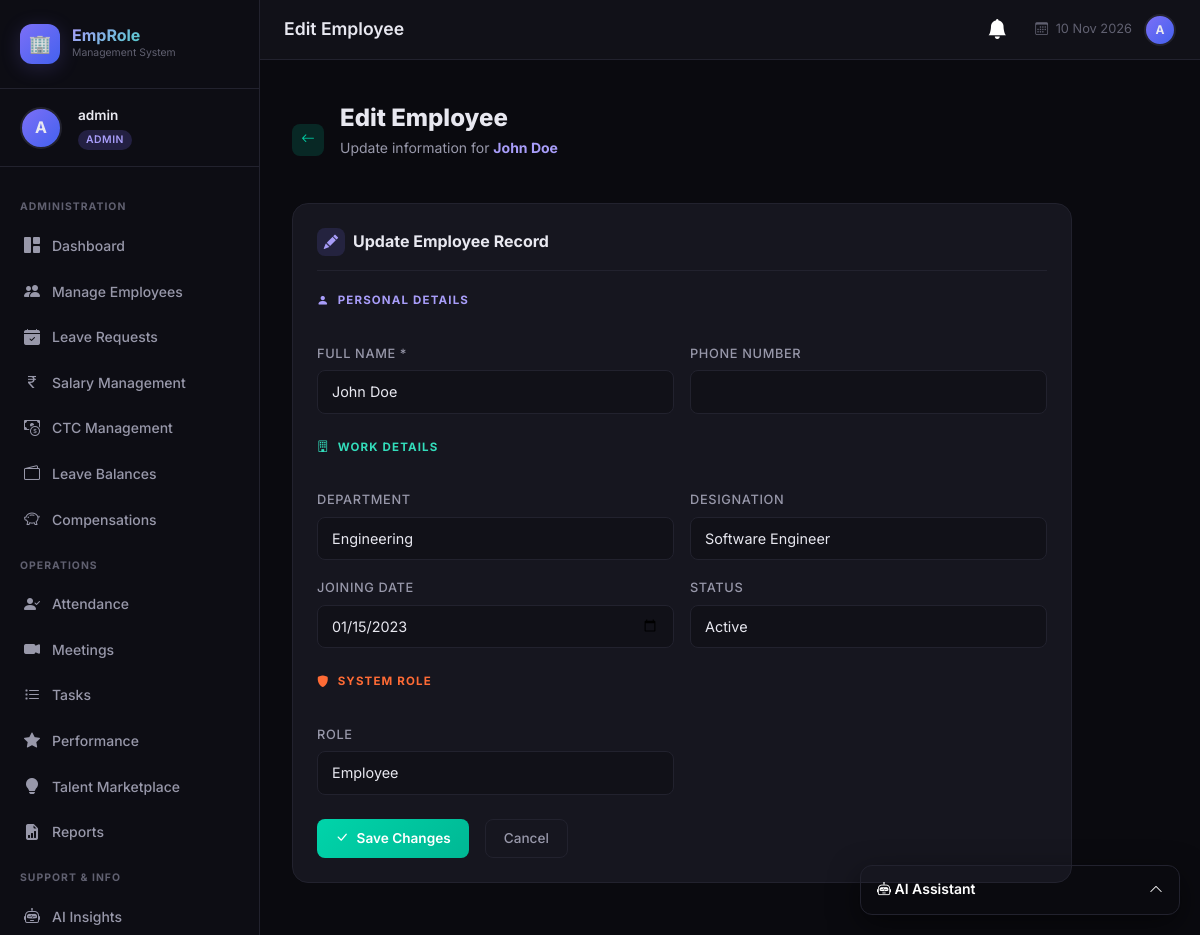
The app's page /admin/employees/edit/3 (signed in) with its own data.
### tables this page shows
CREATE TABLE employees (
            id INTEGER PRIMARY KEY AUTOINCREMENT,
            user_id INTEGER UNIQUE,
            name TEXT NOT NULL,
            email TEXT NOT NULL,
            phone TEXT,
            department TEXT,
            designation TEXT,
            joining_date DATE,
            status TEXT DEFAULT 'active',
            FOREIGN KEY (user_id) REFERENCES users(id)
        );

CREATE TABLE users (
            id INTEGER PRIMARY KEY AUTOINCREMENT,
            username TEXT UNIQUE NOT NULL,
            email TEXT UNIQUE NOT NULL,
            password TEXT NOT NULL,
            role TEXT NOT NULL DEFAULT 'employee',
            created_at DATETIME DEFAULT CURRENT_TIMESTAMP
        );

### app.py (the view, shortened to what this page needs)
@app.route('/admin/employees/edit/<int:emp_id>', methods=['GET', 'POST'])
@login_required
@role_required('admin')
def admin_edit_employee(emp_id):
    db = get_db()
    employee = db.execute(
        "SELECT e.*, u.username, u.role FROM employees e LEFT JOIN users u ON e.user_id=u.id WHERE e.id=?",
        (emp_id,)
    ).fetchone()
    if not employee:
        db.close()
        flash('Employee not found.', 'danger')
        return redirect(url_for('admin_employees'))
    db.close()
    return render_template('admin/edit_employee.html', employee=employee)

### ai_service.py (called while the page is built)
@ai_service_bp.before_app_request
def setup_ai():
    if not hasattr(ai_service_bp, 'schema_initialized'):
        init_ai_schema()
        ai_service_bp.schema_initialized = True

### app.py (called while the page is built)
@app.context_processor
def inject_notifications():
    if 'user_id' in session:
        db = get_db()
        n = db.execute("SELECT * FROM notifications WHERE user_id=? AND is_read=0 ORDER BY created_at DESC LIMIT 5", (session['user_id'],)).fetchall()
        c = db.execute("SELECT COUNT(*) as c FROM notifications WHERE user_id=? AND is_read=0", (session['user_id'],)).fetchone()['c']
        db.close()
        return dict(recent_notifications=n, unread_notifications_count=c)
    return dict(recent_notifications=[], unread_notifications_count=0)

def login_required(f):
    @wraps(f)
    def decorated(*args, **kwargs):
        if 'user_id' not in session:
            flash('Please log in to access this page.', 'warning')
            return redirect(url_for('login'))
        return f(*args, **kwargs)
    return decorated

def role_required(*roles):
    def decorator(f):
        @wraps(f)
        def decorated(*args, **kwargs):
            if 'user_id' not in session:
                return redirect(url_for('login'))
            if session.get('role') not in roles:
                flash('Access denied. Insufficient permissions.', 'danger')
                return redirect(url_for('dashboard'))
            return f(*args, **kwargs)
        return decorated
    return decorator

### database.py (called while the page is built)
def get_db():
    conn = sqlite3.connect(DB_PATH)
    conn.row_factory = sqlite3.Row
    conn.execute("PRAGMA foreign_keys = ON")
    return conn

### templates/admin/edit_employee.html (shortened to what this page needs)
{% extends "base.html" %}
{% block page_title %}Edit Employee{% endblock %}
{% block content %}
<div class="page-header fade-in">
  <div class="d-flex align-items-center gap-3">
    <a href="{{ url_for('admin_employees') }}" class="btn-sm-icon btn-view" title="Back">
      <i class="bi bi-arrow-left"></i>
    </a>
    <div>
      <h2>Edit Employee</h2>
      <p>Update information for <strong style="color:var(--accent-purple-light);">{{ employee.name }}</strong></p>
    </div>
  </div>
</div>
<div class="content-card" style="max-width:780px;">
  <div class="card-header-custom">
    <div class="card-title-custom">
      <div class="title-icon"><i class="bi bi-pencil-fill"></i></div>
      Update Employee Record
    </div>
  </div>
  <form method="POST" action="{{ url_for('admin_edit_employee', emp_id=employee.id) }}">
    <div class="row g-3 mb-4">
      <div class="col-12">
        <div style="font-size:0.72rem; text-transform:uppercase; letter-spacing:0.1em; color:var(--accent-purple-light); font-weight:700; margin-bottom:1rem;">
          <i class="bi bi-person-fill me-2"></i>Personal Details
        </div>
      </div>
      <div class="col-md-6">
        <label class="form-label" for="name">Full Name *</label>
        <input type="text" id="name" name="name" class="form-control" value="{{ employee.name }}" required>
      </div>
      <div class="col-md-6">
        <label class="form-label" for="phone">Phone Number</label>
        <input type="tel" id="phone" name="phone" class="form-control" value="{{ employee.phone or '' }}">
      </div>
    </div>
    <div class="row g-3 mb-4">
      <div class="col-12">
        <div style="font-size:0.72rem; text-transform:uppercase; letter-spacing:0.1em; color:var(--accent-teal-light); font-weight:700; margin-bottom:1rem;">
          <i class="bi bi-building me-2"></i>Work Details
        </div>
      </div>
      <div class="col-md-6">
        <label class="form-label" for="department">Department</label>
        <select id="department" name="department" class="form-select">
          {% for dept in ['Engineering','Human Resources','Finance','Marketing','Sales','Operations','Administration','IT Support'] %}
          <option value="{{ dept }}" {% if employee.department == dept %}selected{% endif %}>{{ dept }}</option>
          {% endfor %}
        </select>
      </div>
      <div class="col-md-6">
        <label class="form-label" for="designation">Designation</label>
        <input type="text" id="designation" name="designation" class="form-control" value="{{ employee.designation or '' }}">
      </div>
      <div class="col-md-6">
        <label class="form-label" for="joining_date">Joining Date</label>
        <input type="date" id="joining_date" name="joining_date" class="form-control" value="{{ employee.joining_date or '' }}">
      </div>
      <div class="col-md-6">
        <label class="form-label" for="status">Status</label>
        <select id="status" name="status" class="form-select">
          <option value="active" {% if employee.status == 'active' %}selected{% endif %}>Active</option>
        </select>
      </div>
    </div>
    <div class="row g-3 mb-4">
      <div class="col-12">
        <div style="font-size:0.72rem; text-transform:uppercase; letter-spacing:0.1em; color:var(--accent-orange); font-weight:700; margin-bottom:1rem;">
          <i class="bi bi-shield-fill me-2"></i>System Role
        </div>
      </div>
      <div class="col-md-6">
        <label class="form-label" for="role">Role</label>
        <select id="role" name="role" class="form-select">
          <option value="employee" {% if employee.role == 'employee' %}selected{% endif %}>Employee</option>
        </select>
      </div>
    </div>
    <div class="d-flex gap-3">
      <button type="submit" class="btn-accent">
        <i class="bi bi-check-lg me-2"></i>Save Changes
      </button>
      <a href="{{ url_for('admin_employees') }}" class="btn-outline-custom" style="text-decoration:none; display:inline-flex; align-items:center;">
        Cancel
      </a>
    </div>
  </form>
</div>
{% endblock %}

### static/css/style.css (style rules this page uses)
:root { --bg-primary: #0a0a0f; --bg-secondary: #111118; --bg-card: #16161f; --bg-card-hover: #1e1e2a; --sidebar-bg: #0d0d14; --sidebar-width: 260px; --accent-purple: #7c6ff7; --accent-purple-light: #a89df9; --accent-teal: #00d4aa; --accent-teal-light: #33ddbb; --accent-orange: #ff6b35; --accent-pink: #f72585; --accent-blue: #4361ee; --text-primary: #e8e8f0; --text-secondary: #9898aa; --text-muted: #606070; --border-color: #22222e; --border-glow: rgba(124, 111, 247, 0.3); --shadow-sm: 0 2px 8px rgba(0, 0, 0, 0.4); --shadow-md: 0 4px 20px rgba(0, 0, 0, 0.5); --shadow-lg: 0 8px 40px rgba(0, 0, 0, 0.6); --shadow-accent: 0 4px 20px rgba(124, 111, 247, 0.2); --radius-sm: 8px; --radius-md: 12px; --radius-lg: 16px; --radius-xl: 20px; --transition: all 0.25s cubic-bezier(0.4, 0, 0.2, 1); }
*, *::before, *::after { box-sizing: border-box; margin: 0; padding: 0; }
html { scroll-behavior: smooth; }
body { font-family: 'Inter', -apple-system, BlinkMacSystemFont, sans-serif; background: var(--bg-primary); color: var(--text-primary); min-height: 100vh; overflow-x: hidden; font-size: 14px; line-height: 1.6; }
.form-label { color: var(--text-secondary); font-size: 0.8rem; font-weight: 500; text-transform: uppercase; letter-spacing: 0.05em; margin-bottom: 6px; }
.form-control, .form-select { background: var(--bg-secondary) !important; border: 1px solid var(--border-color) !important; color: var(--text-primary) !important; border-radius: var(--radius-sm) !important; padding: 10px 14px !important; font-size: 0.9rem !important; transition: var(--transition); }
.form-control::placeholder { color: var(--text-muted) !important; }
.btn-accent { background: linear-gradient(135deg, var(--accent-teal), #00b894); border: none; color: white; font-weight: 600; padding: 8px 18px; border-radius: var(--radius-sm); font-size: 0.85rem; transition: var(--transition); }
.btn-outline-custom { background: transparent; border: 1px solid var(--border-color); color: var(--text-secondary); padding: 8px 18px; border-radius: var(--radius-sm); font-size: 0.85rem; font-weight: 500; transition: var(--transition); }
.btn-sm-icon { width: 32px; height: 32px; border-radius: var(--radius-sm); display: inline-flex; align-items: center; justify-content: center; border: none; cursor: pointer; font-size: 0.85rem; transition: var(--transition); }
.btn-view { background: rgba(0, 212, 170, 0.15); color: var(--accent-teal); }
.content-card { background: var(--bg-card); border: 1px solid var(--border-color); border-radius: var(--radius-lg); padding: 1.5rem; margin-bottom: 1.5rem; }
.card-header-custom { display: flex; align-items: center; justify-content: space-between; margin-bottom: 1.25rem; padding-bottom: 0.875rem; border-bottom: 1px solid var(--border-color); }
.card-title-custom { font-size: 1rem; font-weight: 700; color: var(--text-primary); display: flex; align-items: center; gap: 8px; }
.card-title-custom .title-icon { width: 28px; height: 28px; background: rgba(124, 111, 247, 0.15); border-radius: 8px; display: flex; align-items: center; justify-content: center; color: var(--accent-purple-light); font-size: 0.9rem; }
.page-header { margin-bottom: 1.75rem; }
.page-header h2 { font-size: 1.5rem; font-weight: 800; color: var(--text-primary); margin-bottom: 4px; }
.page-header p { color: var(--text-secondary); font-size: 0.875rem; }
.fade-in { animation: fadeIn 0.4s ease forwards; }
.content-card { animation: fadeIn 0.4s ease forwards; animation-delay: 0.2s; opacity: 0; animation-fill-mode: forwards; }

### records on screen
employees: name "John Doe", department "Engineering", designation "Software Engineer", joining_date "01/15/2023", status "Active"
users: role "Employee"

### other values on screen
{{ session.username[0].upper() }} "A"
{{ session.username }} "admin"
{{ session.role }} "ADMIN"
